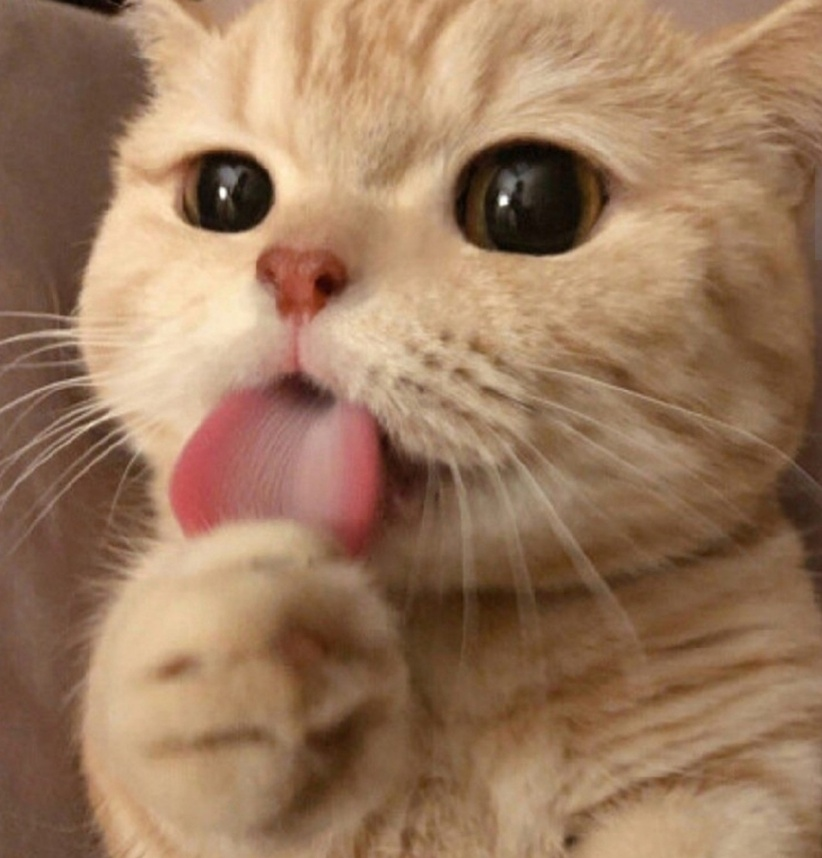
#> input picture computer-vision/opencv/cat.jpeg, 822 x 858 px, shrunk from 1280 x 1336 before the run
$ python 3.image-type-checking.py
#> lines starting #> are read from the running program, lines starting #| are printed output that depends on the picture
import numpy as np
import cv2 as cv

def func1():
    img1 = cv.imread('cat.jpeg', cv.IMREAD_GRAYSCALE) # 회색조로드
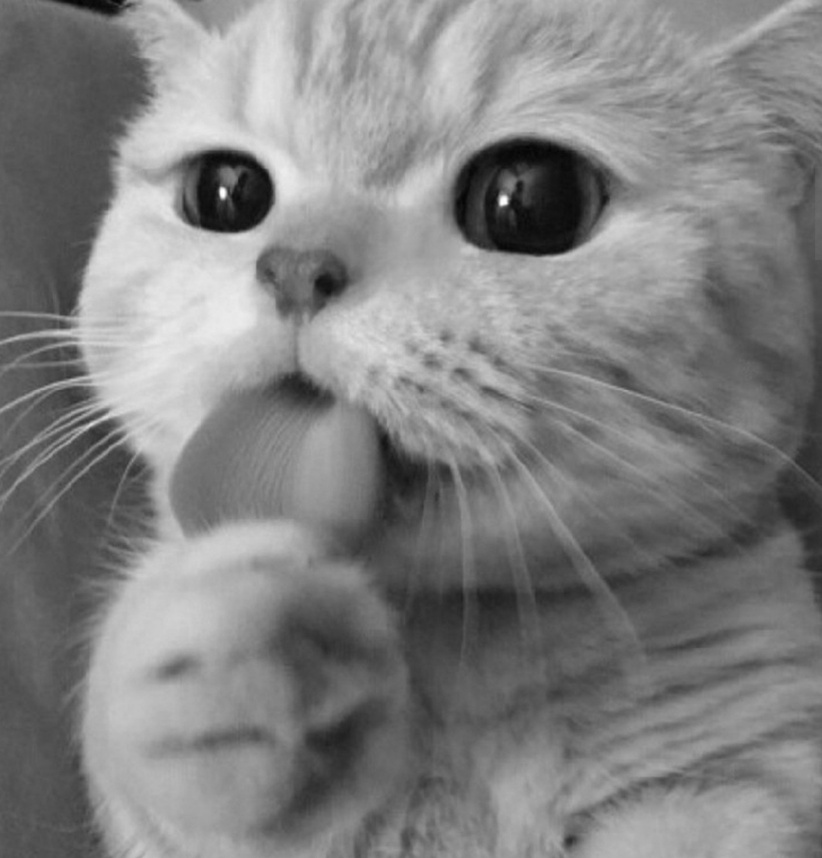
#> img1: shape (858, 822); min 3, max 254, mean 128.8

    if img1 is None:
        print('failed!')
        return

    print('type(img1):', type(img1))
#| type(img1): <class 'numpy.ndarray'>
    print('img1.shape: ', img1.shape)
#| img1.shape:  (858, 822)

    # shape의 len으로 타입 확인을 할 수 있다.
    if len(img1.shape) == 2: # 회색조 0, 1
        print('img1 is a grayscale image')
    elif len(img1.shape) == 3: # 컬러 B, G, R
        print('img1 is a color image')

    cv.imshow('img1', img1) # 이미지 보여 주기
    cv.waitKey() # 키누를때까지 기다리게하기
    cv.destroyAllWindows() # 종료

func1() #호출
